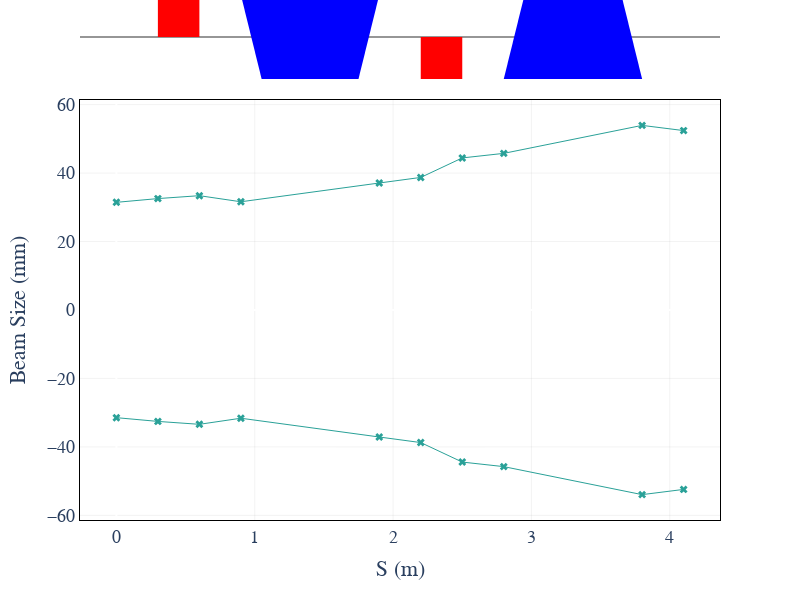

The notebook cell this image was saved under:
### Markdown cell above
#### At a specific plane

### Code cell
# Using Plotly
manzoni_plot = vis.ManzoniPlotlyArtist(width=800, height=600)
manzoni_plot.plot_cartouche(sequence.df, unsplit_bends=False, vertical_position=1.15)
manzoni_plot.tracking(beam_observer_std, plane='X', fill_between=False) 
manzoni_plot.render()
manzoni_plot.save("figures/std_observer_plotly.png", file_format='png')


# Using matplotlib
plt.rc('text', usetex=False)
fig = plt.figure(figsize=(14,8))
ax = fig.add_subplot(111)
manzoni_plot = vis.ManzoniMatplotlibArtist(ax=ax)
manzoni_plot.plot_cartouche(sequence.df)
manzoni_plot.plot_beamline(sequence.df, print_label=True, with_aperture=True, plane='both') # Preparation of the plot
manzoni_plot.tracking(beam_observer_std, plane='X', fill_between=False)
fig.savefig("figures/std_observer_matplotlib.png")

### Figure 1 — Plotly figure (JSON) as saved in the notebook; plotly's stock layout.template omitted (floating-point values rounded to 4 significant figures)
{"data": [{"line": {"color": "#2aa198", "width": 1}, "marker": {"color": "#2aa198", "size": 7, "symbol": 4}, "mode": "markers+lines", "name": "X", "showlegend": false, "type": "scatter", "x": [0, 0.3, 0.6, 0.9, 1.9, 2.2, 2.5, 2.8, 3.8, 4.1], "y": [31.45, 32.55, 33.39, 31.61, 37.1, 38.73, 44.42, 45.76, 53.93, 52.41]}, {"fillcolor": "#2aa198", "line": {"color": "#2aa198", "width": 1}, "marker": {"color": "#2aa198", "size": 7, "symbol": 4}, "mode": "markers+lines", "name": "X", "showlegend": false, "type": "scatter", "x": [0, 0.3, 0.6, 0.9, 1.9, 2.2, 2.5, 2.8, 3.8, 4.1], "y": [-31.45, -32.55, -33.39, -31.61, -37.1, -38.73, -44.42, -45.76, -53.93, -52.41]}], "layout": {"font": {"family": "serif", "size": 18}, "height": 600, "plot_bgcolor": "rgba(0, 0, 0, 0)", "shapes": [{"line": {"color": "rgb(150, 150, 150)", "width": 2}, "type": "line", "x0": 0, "x1": 1, "xref": "paper", "y0": 1.15, "y1": 1.15, "yref": "paper"}, {"fillcolor": "#FF0000", "line": {"width": 0}, "type": "rect", "x0": 0.3, "x1": 0.6, "xref": "x", "y0": 1.15, "y1": 1.25, "yref": "paper"}, {"fillcolor": "#0000FF", "line": {"width": 0}, "path": "M0.8999999999999999,1.25 H1.9 L1.75,1.0499999999999998 H1.0499999999999998 Z", "type": "path", "xref": "x", "yref": "paper"}, {"fillcolor": "#FF0000", "line": {"width": 0}, "type": "rect", "x0": 2.2, "x1": 2.5, "xref": "x", "y0": 1.05, "y1": 1.15, "yref": "paper"}, {"fillcolor": "#0000FF", "line": {"width": 0}, "path": "M2.9499999999999993,1.25 H3.6499999999999995 L3.7999999999999994,1.0499999999999998 H2.7999999999999994 Z", "type": "path", "xref": "x", "yref": "paper"}], "width": 800, "xaxis": {"autorange": true, "gridcolor": "grey", "gridwidth": 0.1, "linecolor": "black", "linewidth": 1, "mirror": true, "range": [-0.2629, 4.363], "showgrid": true, "title": {"text": "S (m)"}, "type": "linear"}, "yaxis": {"autorange": true, "exponentformat": "power", "gridcolor": "grey", "gridwidth": 0.1, "linecolor": "black", "linewidth": 1, "mirror": true, "range": [-61.35, 61.35], "title": {"text": "Beam Size (mm)"}, "type": "linear"}}}
